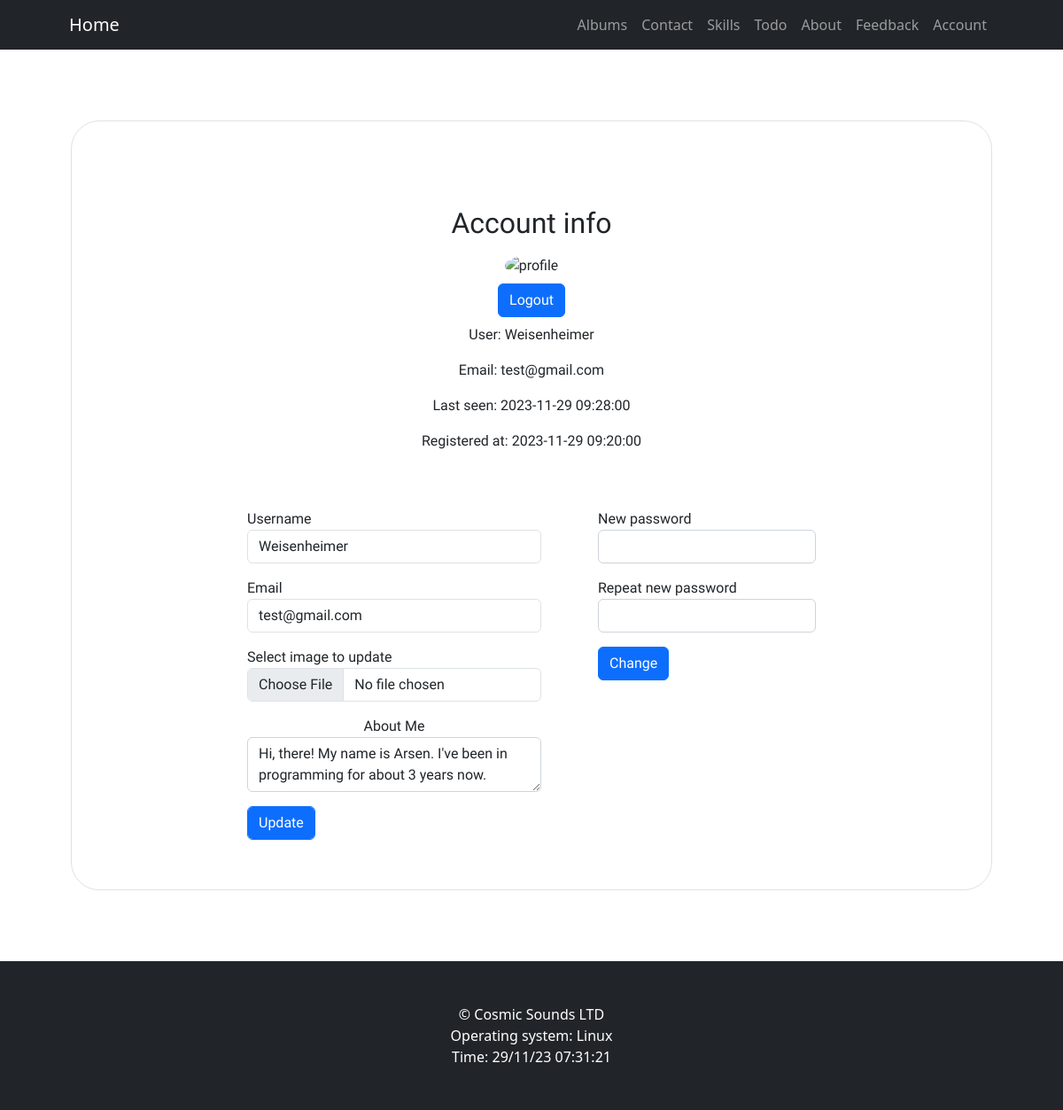
/account (signed in), run on the app's committed database.
### app/helpers/database.py (models this page shows, shortened)
class HandleUsers(Users):
    @staticmethod
    def commit():
        db.session.commit()

### app/views.py (the view)
@app.route("/account")
@login_required
def account():
    title = "Account"
    logout_form = LogoutForm()
    update_form = UpdateAccountForm()
    password_form = ChangePasswordForm()
    update_form.username.data = current_user.login
    update_form.email.data = current_user.email
    update_form.about.data = current_user.about
    if update_form.validate_on_submit():
        return redirect(url_for("update_account"))
    if password_form.validate_on_submit():
        return redirect(url_for("change_password"))
    image_file = url_for("static", filename=f"images/profile_pics/{current_user.image}")
    return render_template(
        "account.html",
        title=title,
        logout_form=logout_form,
        update_form=update_form,
        password_form=password_form,
        image_file=image_file
    )

### app/forms.py
class LogoutForm(FlaskForm):
    submit = SubmitField("Logout", id="btn-logout")

class UpdateAccountForm(FlaskForm):
    username = StringField("Username", validators=[Length(min=6, max=20)], render_kw={"placeholder": "Enter a new username here"})
    email = EmailField("Email", validators=[Length(min=4, max=20)], render_kw={"placeholder": "Enter a new email here"})
    about = TextAreaField("About Me")
    image = FileField("Select image to update", validators=[FileAllowed(["jpg", "png", "webp"], "Wrong file extension! Allowed formats: jpg, png, webp")])
    submit = SubmitField("Update")

### app/helpers/database.py (called while the page is built)
@login_manager.user_loader
def user_loader(user_id):
    return Users.query.get(user_id)

### app/views.py (called while the page is built)
@app.context_processor
def base():
    now = datetime.datetime.now()
    time = now.strftime("%d/%m/%y %H:%M:%S")
    menu = [
        {"text": "Albums", "link": url_for("albums")},
        {"text": "Contact", "link": url_for("contact")},
        {"text": "Skills", "link": url_for("skills")},
        {"text": "Todo", "link": url_for("todo_list")},
        {"text": "About", "link": url_for("about")},
        {"text": "Feedback", "link": url_for("feedback")},
    ]
    if current_user.is_anonymous:
        menu.extend([
            {"text": "Login", "link": url_for("login")},
            {"text": "Register", "link": url_for("register")}
        ])
    else:
        menu.append(
            {"text": "Account", "link": url_for("account")},
        )
    return dict(
        platform=platform,
        time=time,
        menu=menu)

@app.after_request
def after_request(response):
    now = datetime.datetime.now().replace(second=0, microsecond=0)
    current_user.last_seen = now
    try:
        db = database.HandleUsers()
        db.commit()
    except StatementError:
        flash('Error while updating user last seen!', 'danger')
    return response

### app/templates/account.html (shortened to what this page needs)
{% extends "base.html" %}
{% import "_fields.html" as field %}
{% block content %}
<div class="col-lg-12 border rounded-5 p-5">
    <div class="container text-center form-group py-5">
        <h2>Account info</h2>
        <div class="container py-2">
            <div>
                <img src="{{ image_file }}" alt="profile" class="rounded-circle account-img">
            </div>
            <div>
                <form action="{{ url_for('logout') }}" method="post">
                    {{ field.logout_form(logout_form) }}
                </form>
                User: {{ current_user.login }}
            </div>
        </div>
        <div class="p-2">
            Email: {{ current_user.email }}
        </div>
        <div class="p-2">
            Last seen: {{ current_user.last_seen }}
        </div>
        <div class="p-2">
            Registered at: {{ current_user.register_date }}
        </div>
    </div>
    <div class="d-flex gap-5 flex-wrap justify-content-center">
        <div>
            <form action="{{ url_for('update_account') }}" method="post" enctype="multipart/form-data">
                {{ field.update_account_form(update_form) }}
            </form>
        </div>
        <div>
            <form action="{{ url_for('change_password') }}" method="post">
                {{ field.change_password_form(password_form) }}
            </form>
        </div>
    </div>
</div>
{% endblock %}

### app/templates/_fields.html (shortened to what this page needs)
{% macro logout_form(form) %}
<div class="form-group p-2">
    {{ form.submit(class="btn btn-primary") }}
</div>
{% endmacro %}
{% macro change_password_form(form) %}
<div class="form-group p-2">
    {{ form.new_password.label }}
    {{ form.new_password(class="form-control") }}
</div>
<div class="form-group p-2">
    {{ form.repeat_password.label }}
    {{ form.repeat_password(class="form-control") }}
</div>
<div class="form-group p-2">
    {{ form.submit(class="btn btn-primary") }}
</div>
{% endmacro %}
{% macro update_account_form(form) %}
<div class="form-group p-2">
    {{ form.username.label }}
    {{ form.username(class="border rounded form-control") }}
</div>
<div class="form-group p-2">
    {{ form.email.label }}
    {{ form.email(class="border rounded form-control") }}
</div>
<div class="form-group p-2">
    {{ form.image.label }}
    {{ form.image(class="border rounded form-control") }}
</div>
<div class="form-group p-2 text-center">
    {{ form.about.label }}
    {{ form.about(class="form-control") }}
</div>
<div class="form-group p-2">
    {{ form.submit(class="btn btn-primary btn-md form-control w-auto") }}
</div>
{% endmacro %}

### app/static/css/styles.css (style rules this page uses)
:root { --title: 40px; --content: 20px; }

### data on the page
HandleUsers: login "Weisenheimer", email "test@gmail.com", last_seen "2023-11-29 09:28:00", register_date "2023-11-29 09:20:00", about "Hi, there! My name is Arsen. I've been in programming for about 3 years now."

### other printed values
{{ item.text }} "Albums" "Contact" "Skills" "Todo" "About" "Feedback" "Account"
{{ platform.system() }} "Linux"
{{ time }} "29/11/23 07:31:21"
